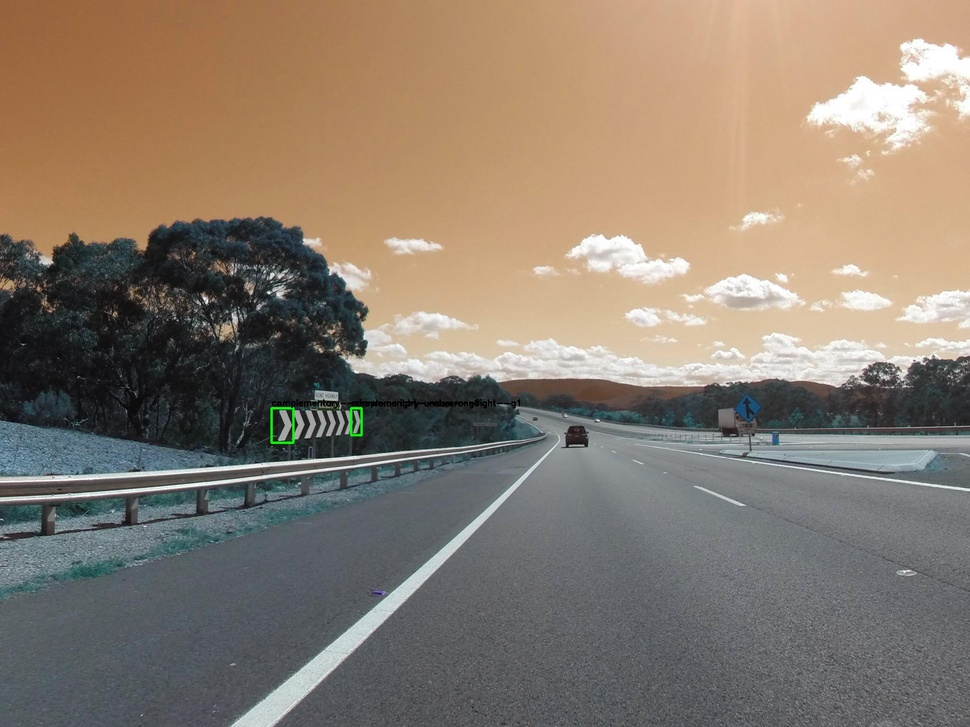
#> input picture auto_ai/test.jpeg, 970 x 727 px, shrunk from 2048 x 1536 before the run
$ python -i object_detector.py   (imports and definitions only)   (older library calls are emulated)
#> lines starting #> are read from the running program, lines starting #| are printed output that depends on the picture; after the words box and inside, x2 and y2 are one past the last pixel; in counts of white or black regions, pixels touching at a corner belong together
import cv2
import numpy as np
#import matplotlib.pyplot as plt
from math import sqrt

### Preprocess image
def constrastLimit(image):
    img_hist_equalized = cv2.cvtColor(image, cv2.COLOR_BGR2YCrCb)
    channels = cv2.split(img_hist_equalized)
    channels = list(channels) #convert to list to replace with the equalizeHist
    channels[0] = cv2.equalizeHist(channels[0]) #stretch out the intensity image of the image
    channels = np.array(channels) #convert back to np array
    img_hist_equalized = cv2.merge(channels)
    img_hist_equalized = cv2.cvtColor(img_hist_equalized, cv2.COLOR_YCrCb2BGR)
    return img_hist_equalized

def LaplacianOfGaussian(image):
    LoG_image = cv2.GaussianBlur(image, (3,3), 0)           # parameter
    gray = cv2.cvtColor( LoG_image, cv2.COLOR_BGR2GRAY)
    LoG_image = cv2.Laplacian( gray, cv2.CV_8U,3,3,2)       # parameter
    LoG_image = cv2.convertScaleAbs(LoG_image)
    return LoG_image

def binarization(image):
    thresh = cv2.threshold(image,32,255,cv2.THRESH_BINARY)[1]
    #thresh = cv2.adaptiveThreshold(image,255,cv2.ADAPTIVE_THRESH_GAUSSIAN_C, cv2.THRESH_BINARY,11,2)
    return thresh

def preprocess_image(image):
    image = constrastLimit(image)
    image = LaplacianOfGaussian(image)
    image = binarization(image)
    return image

### Find signs
def removeSmallComponents(image, threshold=300):
    #find all your connected components (white blobs in your image)
    nb_components, output, stats, centroids = cv2.connectedComponentsWithStats(image, connectivity=8)
    sizes = stats[1:, -1]; nb_components = nb_components - 1

    img2 = np.zeros((output.shape),dtype = np.uint8)
    #for every component in the image, you keep it only if it's above threshold
    for i in range(0, nb_components):
        if sizes[i] >= threshold:
            img2[output == i + 1] = 255
    return img2

def findContour(image):
    #find contours in the thresholded image
    cnts = cv2.findContours(image, cv2.RETR_EXTERNAL, cv2.CHAIN_APPROX_NONE)
    return cnts

def contourIsSign(perimeter, centroid, threshold): # Compute signature of contour

    result=[]
    for p in perimeter:
        p = p[0]
        distance = sqrt((p[0] - centroid[0])**2 + (p[1] - centroid[1])**2)
        result.append(distance) #distance between the centroid and the borders
    max_value = max(result) #retain max distance
    signature = [float(dist) / max_value for dist in result ] #ratio of each distance vs the max distance
    # Check signature of contour.
    temp = sum((1 - s) for s in signature) #each inverted distance summed up
    temp = temp / len(signature) #mean of the inverted distance
    if temp < threshold: # is  the sign
        return True, max_value + 2
    else:                 # is not the sign
        return False, max_value + 2

### Crop signs
def cropContour(image, center, max_distance):
    width = image.shape[1]
    height = image.shape[0]
    top = max([int(center[0] - max_distance), 0])
    bottom = min([int(center[0] + max_distance + 1), height-1])
    left = max([int(center[1] - max_distance), 0])
    right = min([int(center[1] + max_distance+1), width-1])
    #print(left, right, top, bottom)
    return image[left:right, top:bottom]

def findSigns(image, contours, threshold=0.6, distance_theshold=0.15):
    signs = []
    coordinates = []
    for c in contours[0]:
        # compute the center of the contour
        M = cv2.moments(c)
        if M["m00"] == 0:
            continue
        cX = int(M["m10"] / M["m00"])
        cY = int(M["m01"] / M["m00"])
        is_sign, max_distance = contourIsSign(c, [cX, cY], 1-threshold)
        if is_sign and max_distance > distance_theshold:
            sign = cropContour(image, [cX, cY], max_distance)
            signs.append(sign)
            coordinate = np.reshape(c, [-1,2])
            top, left = np.amin(coordinate, axis=0)
            right, bottom = np.amax(coordinate, axis = 0)
            coordinates.append([(top-2,left-2),(right+1,bottom+1)])
    return signs, coordinates

### Final function to get list of signs, and a list of their coordinates

def panel_detector(path):
#> called with path = 'test.jpeg'
    print(path)
    image = cv2.imread(path) #that includes the conversion
#> image is the input picture: shape (727, 970, 3); mean B, G, R 110.7, 124, 136.7
    processed_image = preprocess_image(image)
#> in constrastLimit, `img_hist_equalized = cv2.cvtColor(image, cv2.COLOR_BGR2YCrCb)`: img_hist_equalized: shape (727, 970, 3); mean of channels 0, 1, 2 126.3, 135.4, 119.1
#> in constrastLimit, `channels = list(channels)`: channels = 3 items
#> in constrastLimit, `img_hist_equalized = cv2.merge(channels)`:
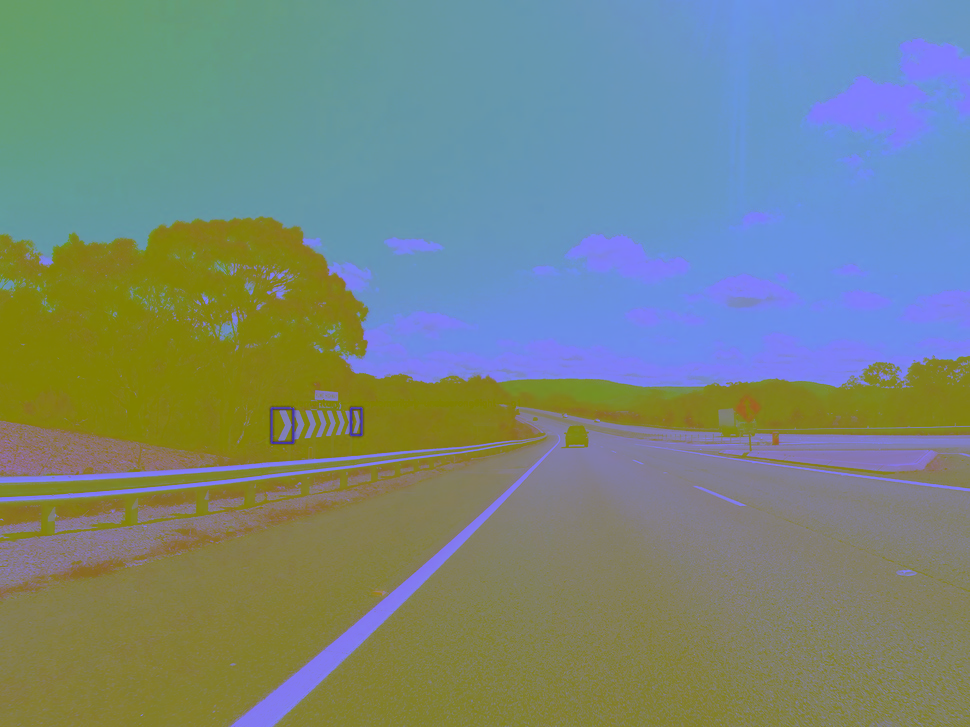
#> img_hist_equalized: shape (727, 970, 3); mean of channels 0, 1, 2 128.3, 135.4, 119.1; drawn as B, G, R
#> in constrastLimit, `img_hist_equalized = cv2.cvtColor(img_hist_equalized, cv2.COLOR_YCrCb2..`:
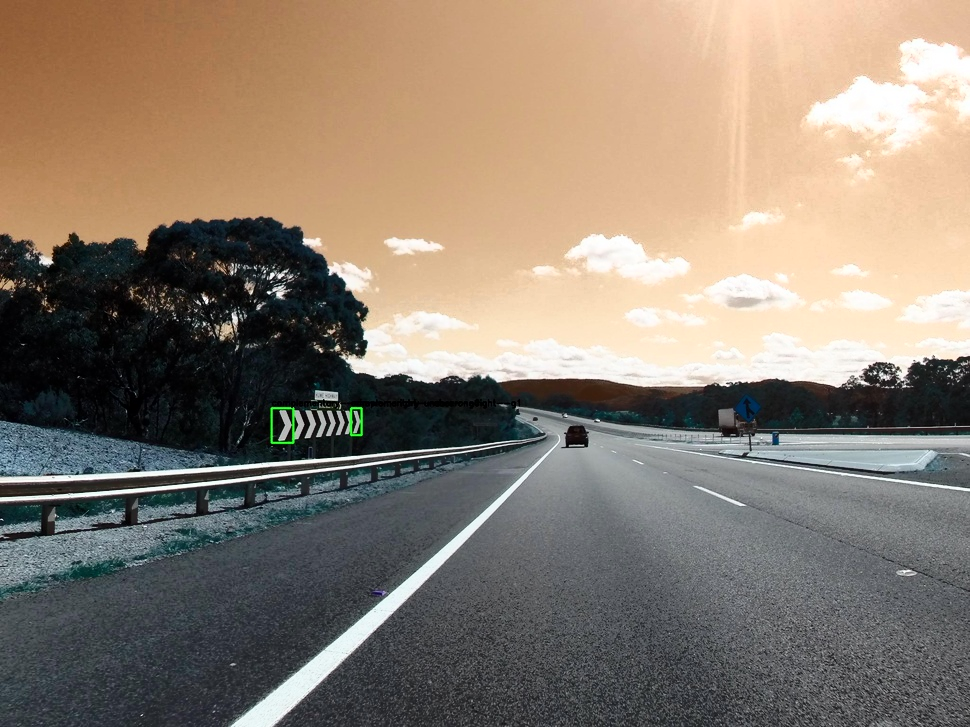
#> img_hist_equalized: shape (727, 970, 3); mean B, G, R 112.6, 126, 138.6
#> in LaplacianOfGaussian, `gray = cv2.cvtColor( LoG_image, cv2.COLOR_BGR2GRAY)`:
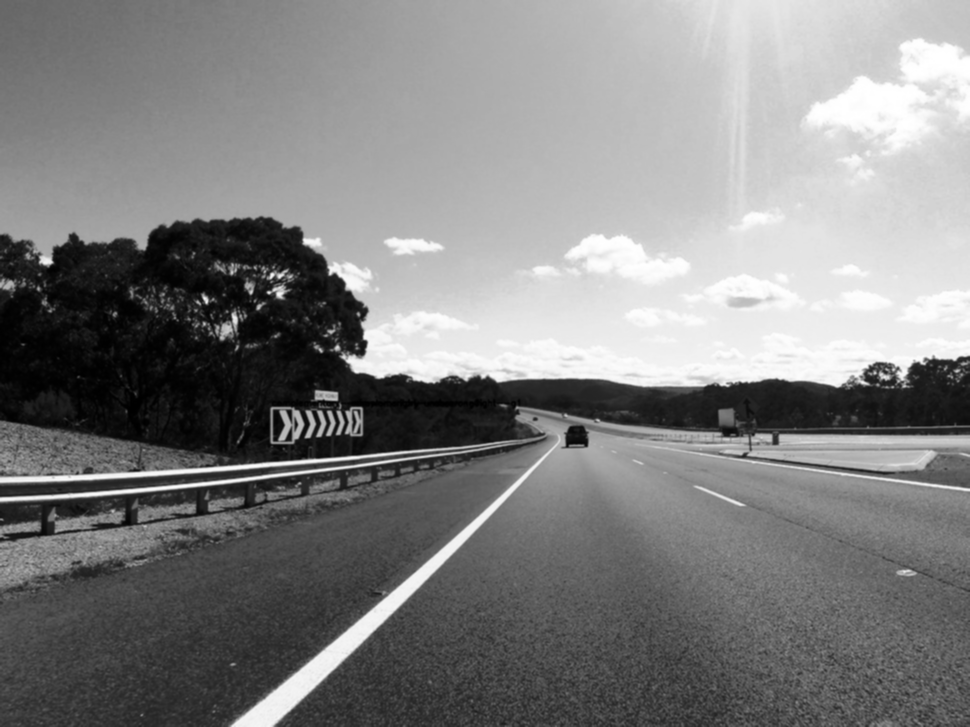
#> gray: shape (727, 970); min 0, max 255, mean 128.3
#> in binarization, `thresh = cv2.threshold(image,32,255,cv2.THRESH_BINARY)[1]`:
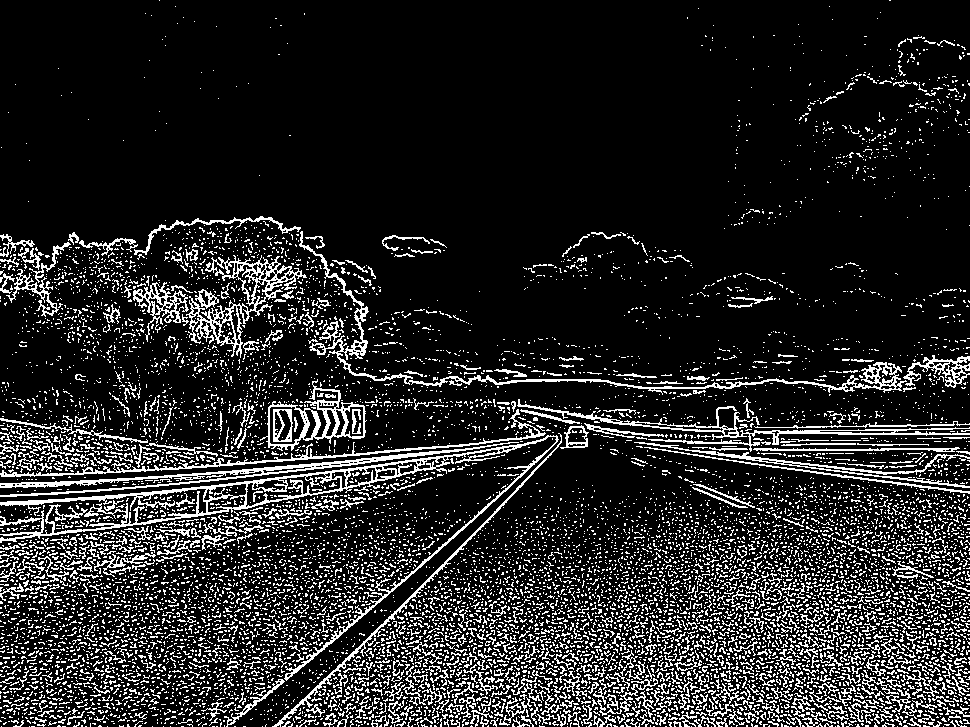
#> thresh: shape (727, 970); 14.9% white in thin lines or dots
    processed_image_ = removeSmallComponents(processed_image, threshold=300)
#> in removeSmallComponents, `nb_components, output, stats, centroids = cv2.connectedComponentsWithS..`:
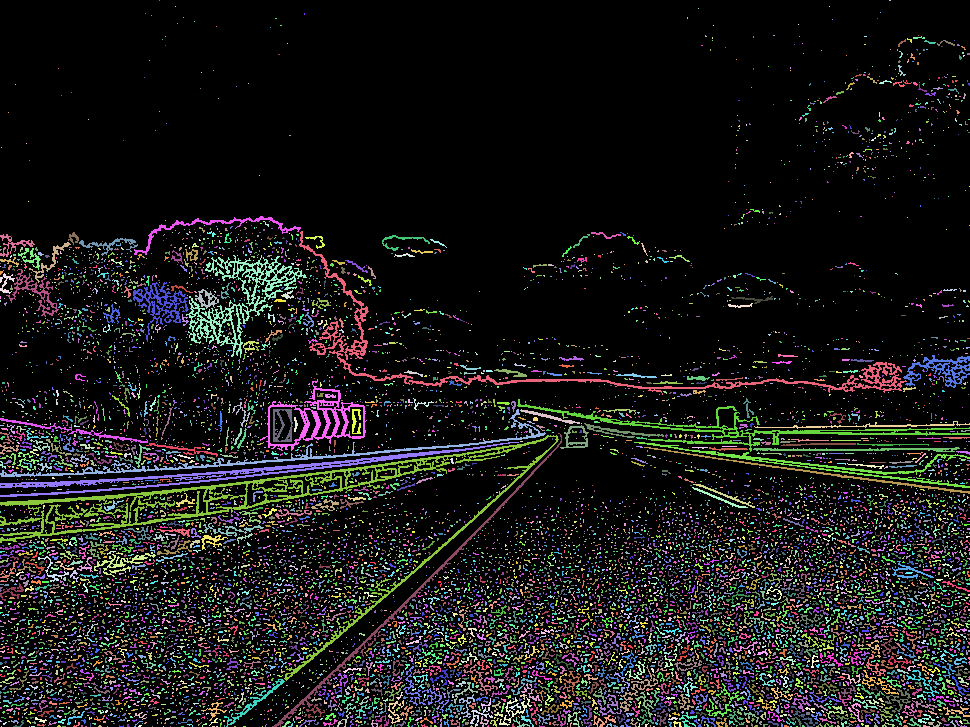
#> output: shape (727, 970) int32; 10504 distinct labels, from 0 to 10503; one colour per label, 0 black
#> in removeSmallComponents, `nb_components, output, stats, centroids = cv2.connectedComponentsWithS..`: nb_components = 10504; centroids = 10504 pairs, first value 0 to 969, second value 0 to 726
#> in removeSmallComponents, `sizes = stats[1:, -1]`: sizes = 10503 values, max 6460 at index 2752, min 1 at index 0, mean 9.98
#> in removeSmallComponents, `nb_components = nb_components - 1`: nb_components = 10503
#> after the loop in removeSmallComponents, `for i in range(0, nb_components):`:
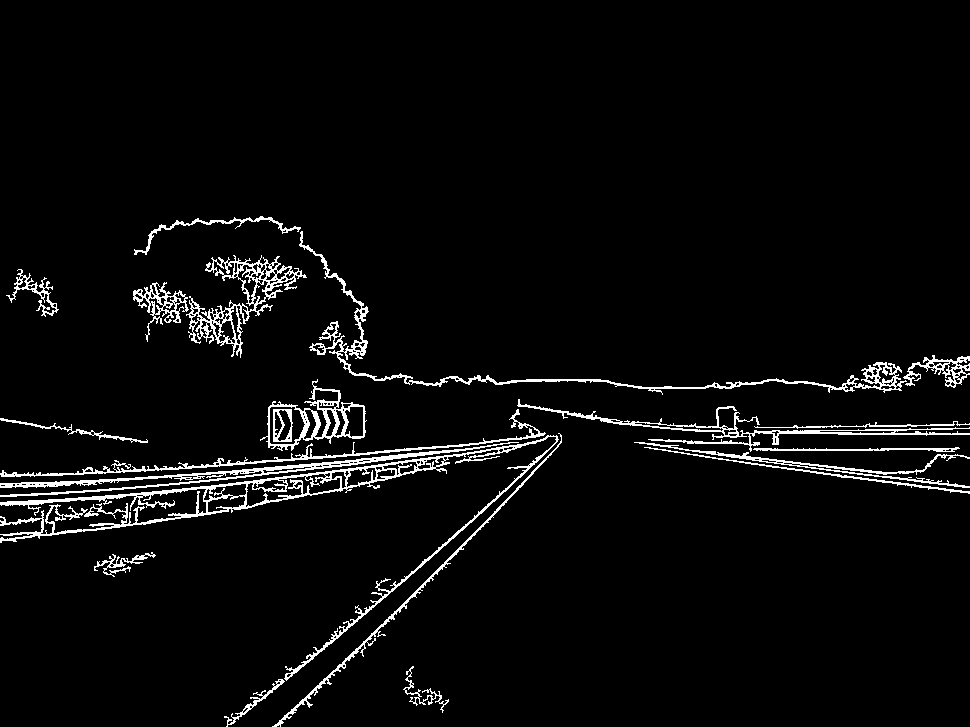
#> img2: shape (727, 970); 4.1% white in thin lines or dots, all inside (x1, y1, x2, y2) = (0, 216, 970, 727)
    contours = findContour(processed_image_)
#> in findContour, `cnts = cv2.findContours(image, cv2.RETR_EXTERNAL, cv2.CHAIN_APPROX_NONE)`: cnts = 20 contours; largest, box (x1, y1, x2, y2) and area: (0, 435, 559, 681) 7407, (186, 255, 307, 358) 3465, (260, 379, 367, 451) 3320, (299, 231, 907, 395) 2656, (0, 442, 519, 497) 1931
#> contours has the same summary as cnts in findContour
    signs, coordinates = findSigns(image, contours, threshold=0.6, distance_theshold=0.15)
#> the loop in findSigns, `for c in contours[0]:` made 20 passes
#> (cX, cY, max_value in contourIsSign, temp in contourIsSign, is_sign, max_distance, width in cropContour, height in cropContour) on pass 19: (587, 359, 319.8, 0.385, True, 321.8, 970, 727)
#> (cX, cY, max_value in contourIsSign, temp in contourIsSign, is_sign, max_distance) on passes 1 to 6: (256, 700, 39.7, 0.529, False, 41.7), (422, 692, 28.28, 0.485, False, 30.28), (121, 562, 34.71, 0.582, False, 36.71), (864, 449, 111, 0.53, False, 113), (835, 474, 192.9, 0.561, False, 194.9), (823, 464, 190.3, 0.567, False, 192.3)
#> after the loop in findSigns, `for c in contours[0]:`: coordinates = [[(297, 229), (907, 395)]]; signs = 1 item
#> signs = 1 item; coordinates = [[(297, 229), (907, 395)]]
    return signs,coordinates,path

# [11 lines of commented-out code are left out]

>>> result = panel_detector('test.jpeg')
